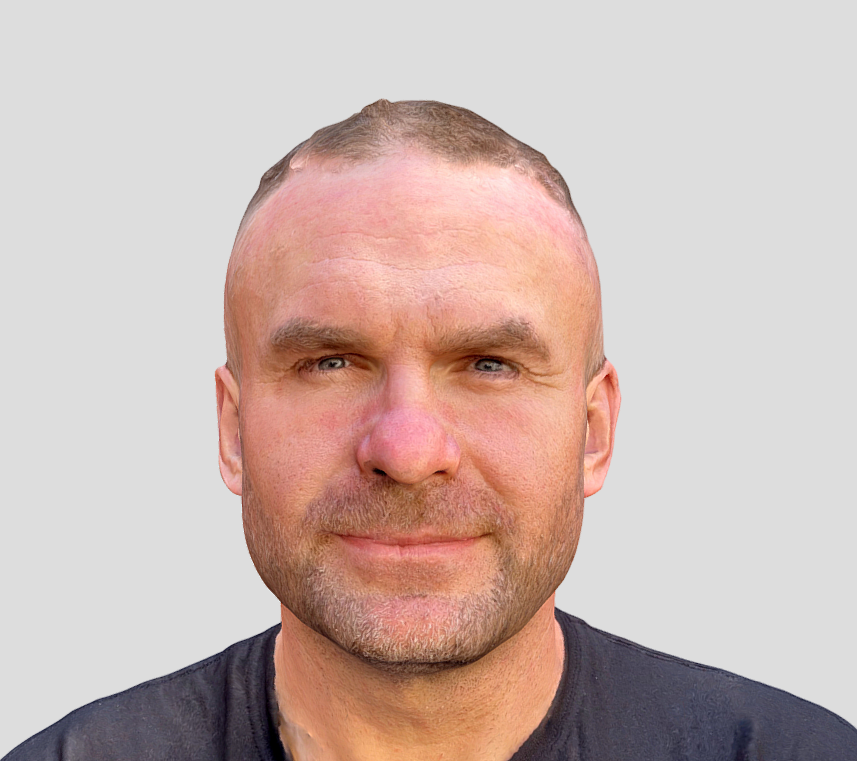
#> input picture kevin_dl/tools/face/test/test_data/head_pose/roll/0.png, 857 x 762 px, found by its file name
$ python rotate_image.py
#> lines starting #> are read from the running program, lines starting #| are printed output that depends on the picture
import os
from PIL import Image


def rotate_and_save_image(input_path, output_dir, angles):
    # 确保输出目录存在
    if not os.path.exists(output_dir):
        os.makedirs(output_dir)

    # 打开图片
    with Image.open(input_path) as img:
        # 遍历角度列表
#> img is the input picture: PIL image 857x762 RGBA; mean R, G, B, A 203.6, 182.9, 177.3, 255
        for angle in angles:
            # 旋转图片
            rotated_img = img.rotate(angle, expand=True)

            # 构造输出文件名
            output_filename = f"{angle}.png"
            output_path = os.path.join(output_dir, output_filename)

            # 保存旋转后的图片
            rotated_img.save(output_path)
            print(f"Saved: {output_path}")
#> this loop made 2 passes
#> pass 1, in rotate_and_save_image, `rotated_img = img.rotate(angle, expand=True)`:
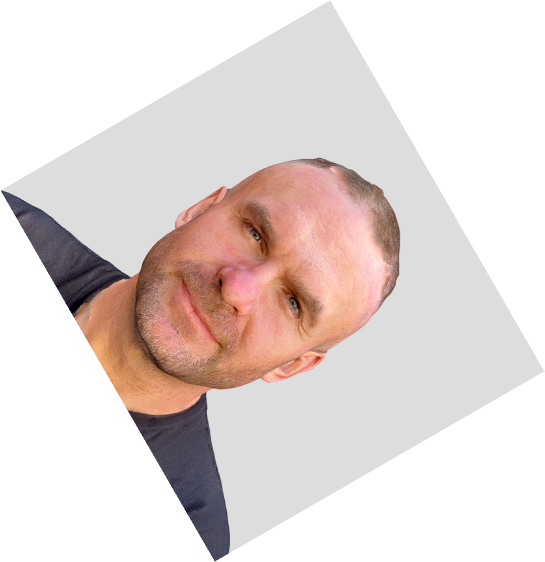
#> rotated_img: PIL image 1089x1124 RGBA (shown at 1/2 size); mean R, G, B, A 108.6, 97.6, 94.6, 136; transparent parts drawn white
#> pass 2, in rotate_and_save_image, `rotated_img = img.rotate(angle, expand=True)`:
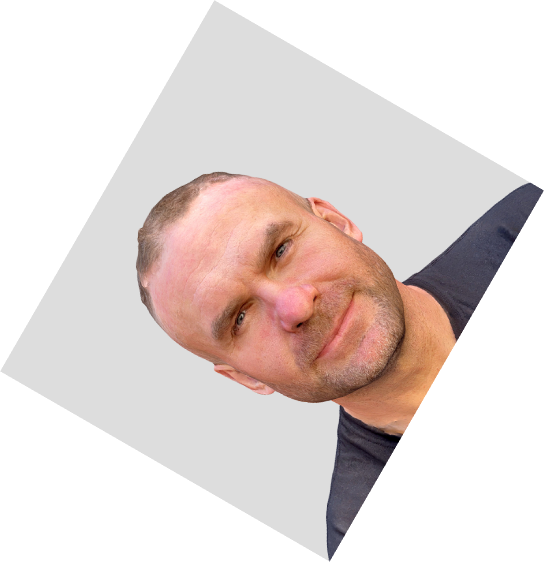
#> rotated_img: PIL image 1089x1124 RGBA (shown at 1/2 size); mean R, G, B, A 108.6, 97.6, 94.6, 136; transparent parts drawn white


# 使用示例
input_image_path = '~/Desktop/gitlab_repos/kevin_dl/kevin_dl/tools/face/test/test_data/head_pose/roll/0.png'  # 替换为你的图片路径
output_directory = os.path.dirname(input_image_path)  # 替换为你想要保存图片的目录

# 角度列表，包括正负30度、正负60度、正负90度、正负120度、正负150度和180度
angles = [-60, 60]

rotate_and_save_image(input_image_path, output_directory, angles)

$ run again, with kevin_dl/tools/face/test/test_data/head_pose/roll/120.png copied over kevin_dl/tools/face/test/test_data/head_pose/roll/0.png
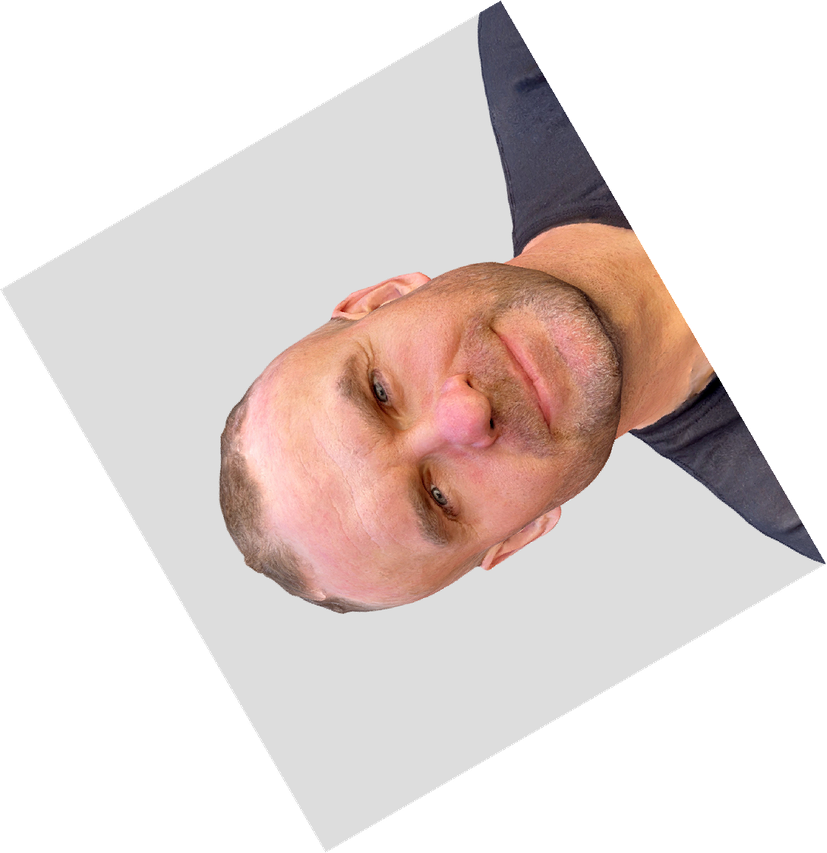
#> input picture kevin_dl/tools/face/test/test_data/head_pose/roll/120.png, 827 x 853 px, shrunk from 1089 x 1124 before the run, found by its file name
#> in rotate_and_save_image, img is the input picture: PIL image 827x853 RGBA; mean R, G, B, A 109.9, 98.9, 95.9, 136
#> the loop in rotate_and_save_image, `for angle in angles:` made 2 passes
#> pass 1, in rotate_and_save_image, `rotated_img = img.rotate(angle, expand=True)`:
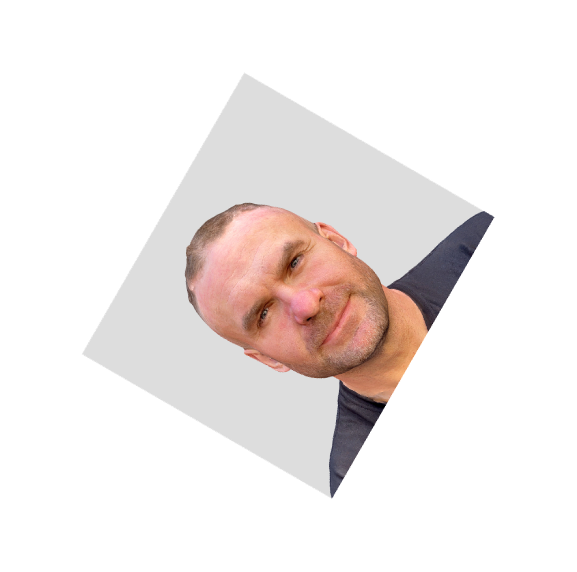
#> rotated_img: PIL image 1153x1143 RGBA (shown at 1/2 size); mean R, G, B, A 58.9, 52.9, 51.4, 72.8; transparent parts drawn white
#> pass 2, in rotate_and_save_image, `rotated_img = img.rotate(angle, expand=True)`:
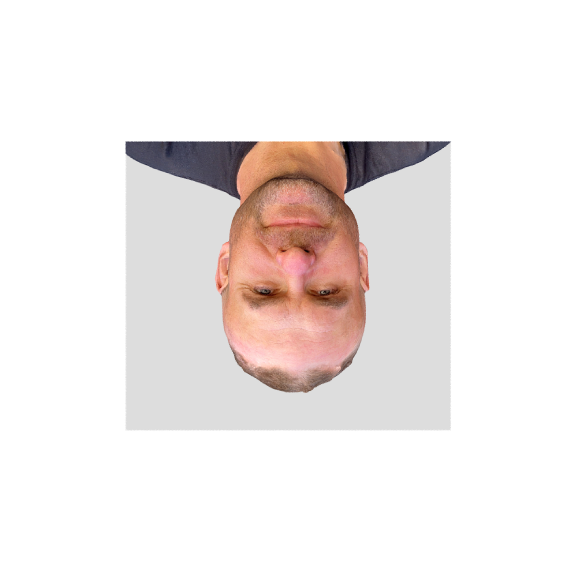
#> rotated_img: PIL image 1153x1143 RGBA (shown at 1/2 size); mean R, G, B, A 58.8, 52.9, 51.3, 72.9; transparent parts drawn white

$ run again, with kevin_dl/tools/face/test/test_data/head_pose/roll/15.png copied over kevin_dl/tools/face/test/test_data/head_pose/roll/0.png
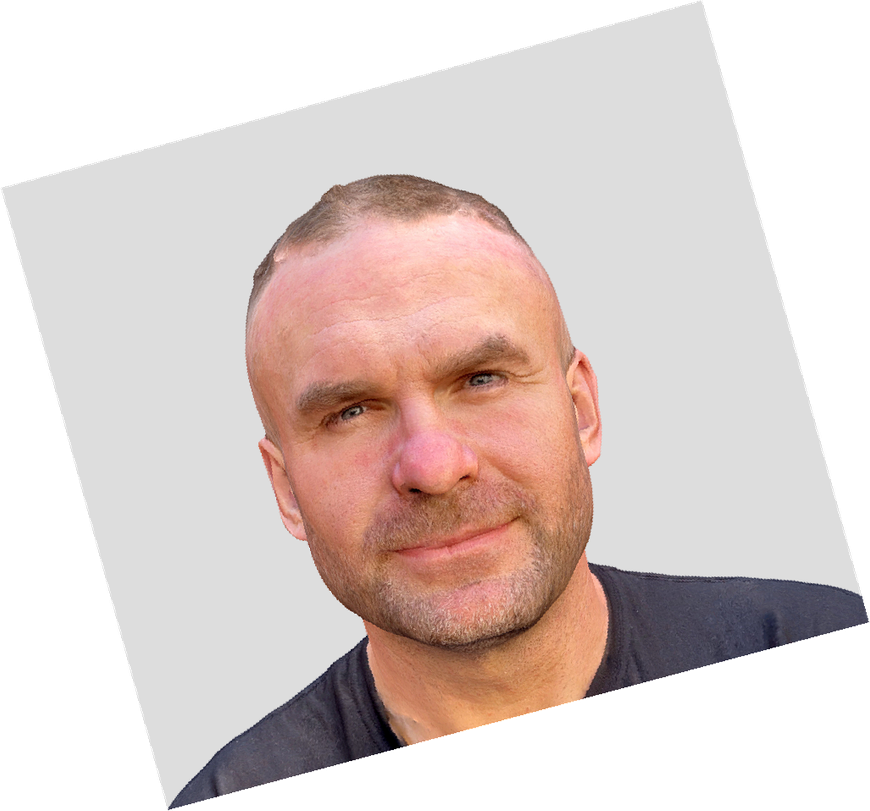
#> input picture kevin_dl/tools/face/test/test_data/head_pose/roll/15.png, 870 x 811 px, shrunk from 1027 x 958 before the run, found by its file name
#> in rotate_and_save_image, img is the input picture: PIL image 870x811 RGBA; mean R, G, B, A 136.6, 122.8, 119.1, 169.3
#> the loop in rotate_and_save_image, `for angle in angles:` made 2 passes
#> pass 1, in rotate_and_save_image, `rotated_img = img.rotate(angle, expand=True)`:
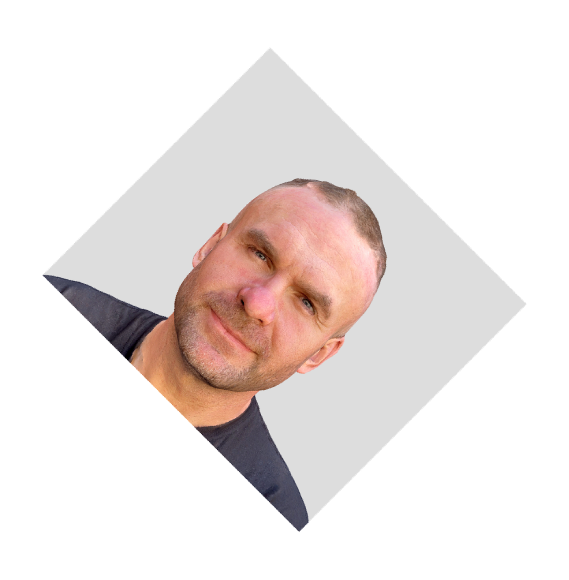
#> rotated_img: PIL image 1138x1159 RGBA (shown at 1/2 size); mean R, G, B, A 73, 65.7, 63.7, 90.5; transparent parts drawn white
#> pass 2, in rotate_and_save_image, `rotated_img = img.rotate(angle, expand=True)`:
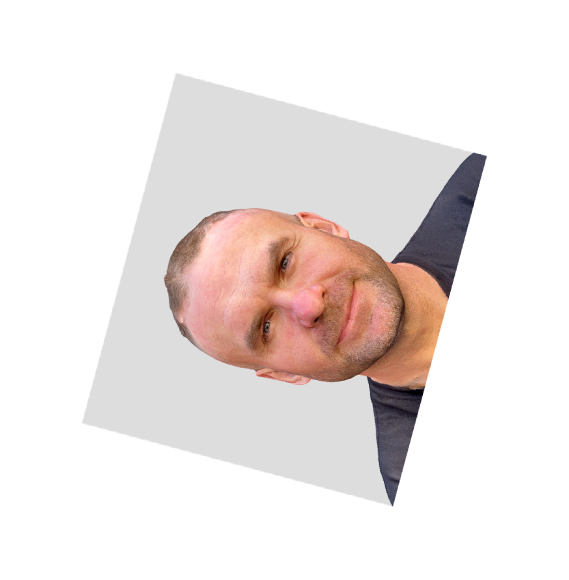
#> rotated_img: PIL image 1138x1159 RGBA (shown at 1/2 size); mean R, G, B, A 73, 65.7, 63.7, 90.5; transparent parts drawn white

$ run again, with kevin_dl/tools/face/test/test_data/head_pose/roll/150.png copied over kevin_dl/tools/face/test/test_data/head_pose/roll/0.png
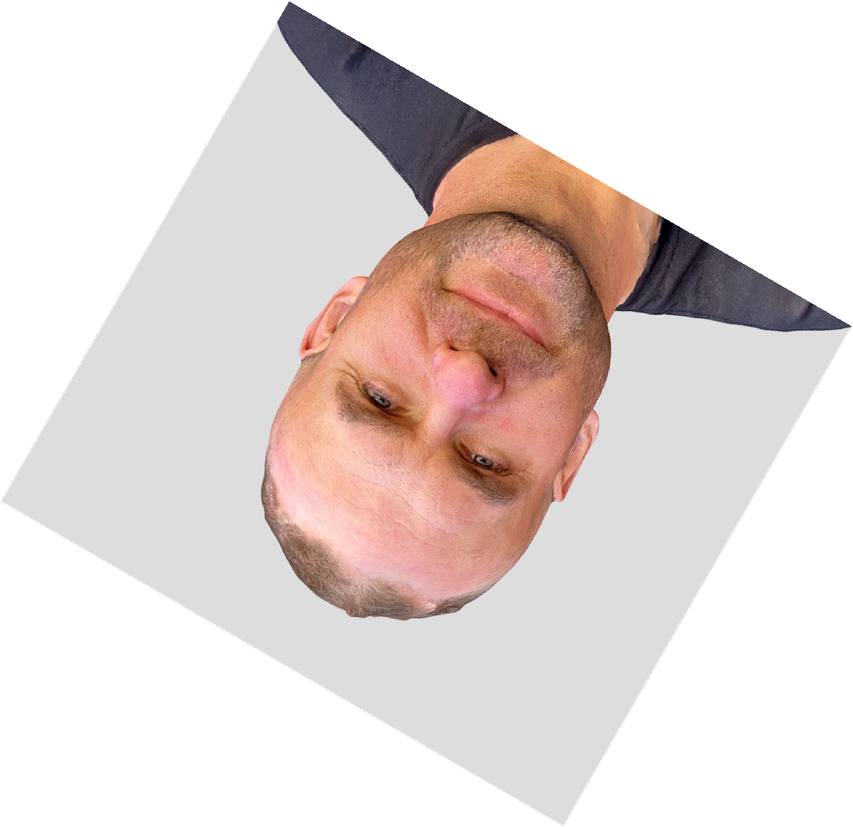
#> input picture kevin_dl/tools/face/test/test_data/head_pose/roll/150.png, 853 x 827 px, shrunk from 1125 x 1090 before the run, found by its file name
#> in rotate_and_save_image, img is the input picture: PIL image 853x827 RGBA; mean R, G, B, A 109.7, 98.7, 95.7, 135.8
#> the loop in rotate_and_save_image, `for angle in angles:` made 2 passes
#> pass 1, in rotate_and_save_image, `rotated_img = img.rotate(angle, expand=True)`:
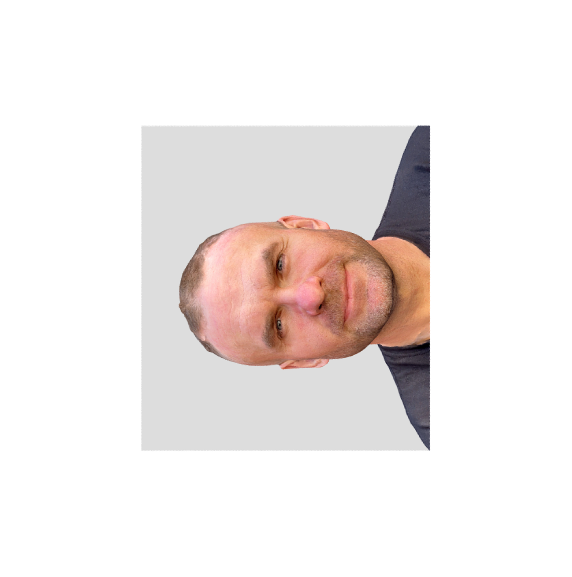
#> rotated_img: PIL image 1143x1153 RGBA (shown at 1/2 size); mean R, G, B, A 58.7, 52.8, 51.2, 72.7; transparent parts drawn white
#> pass 2, in rotate_and_save_image, `rotated_img = img.rotate(angle, expand=True)`:
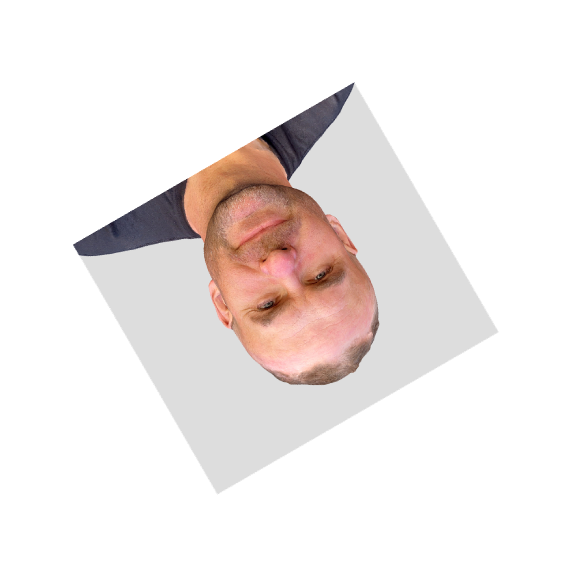
#> rotated_img: PIL image 1143x1153 RGBA (shown at 1/2 size); mean R, G, B, A 58.7, 52.8, 51.2, 72.7; transparent parts drawn white
